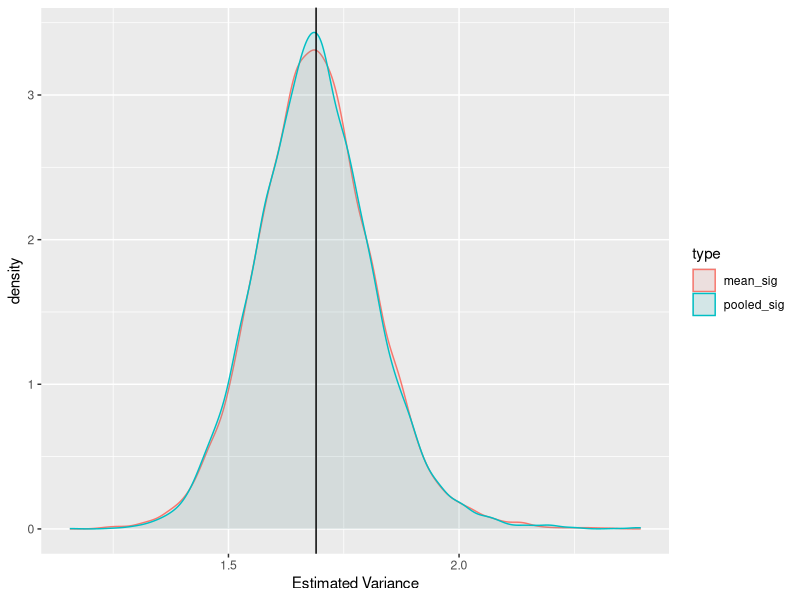
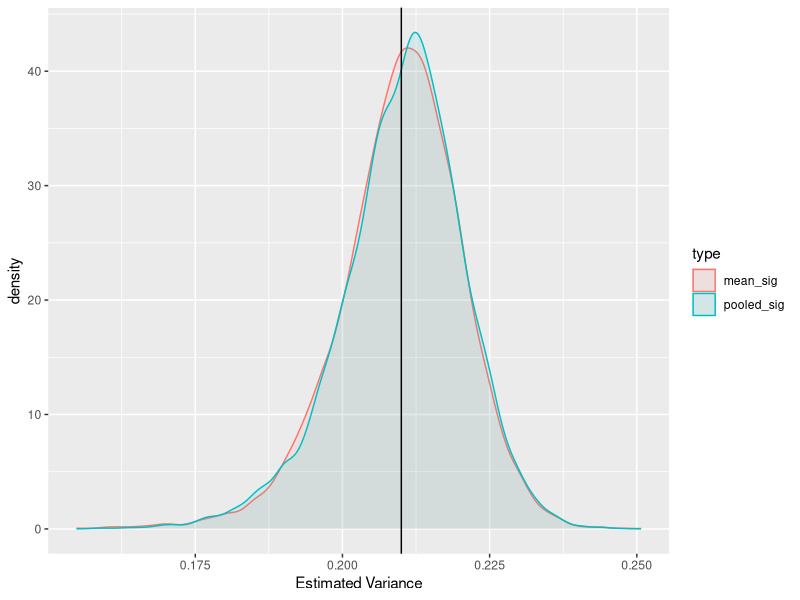
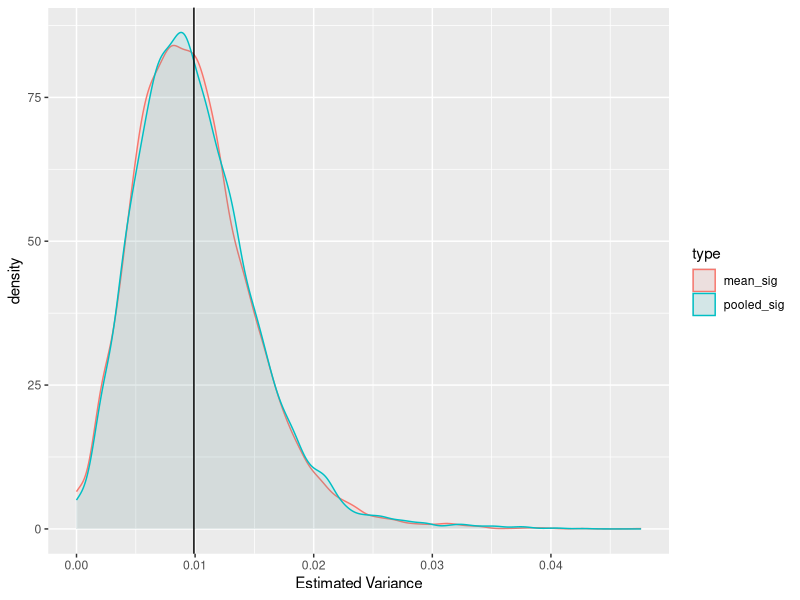
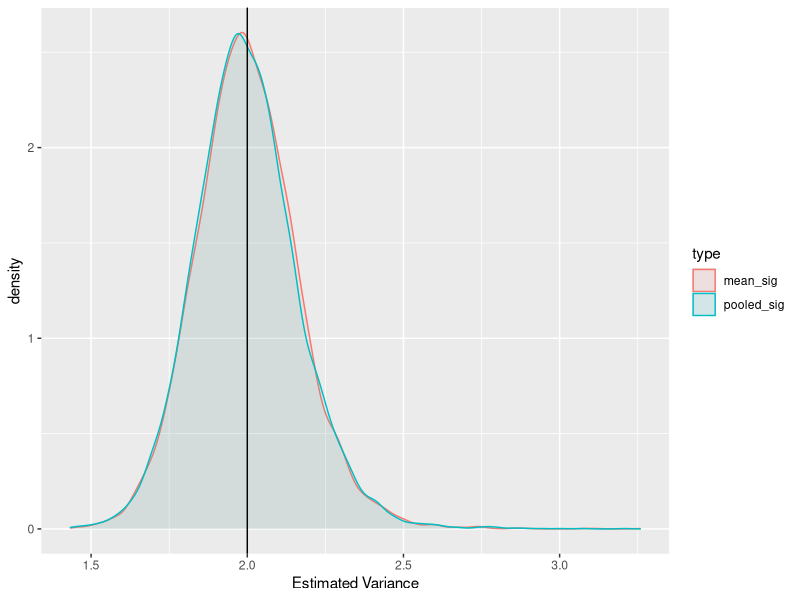
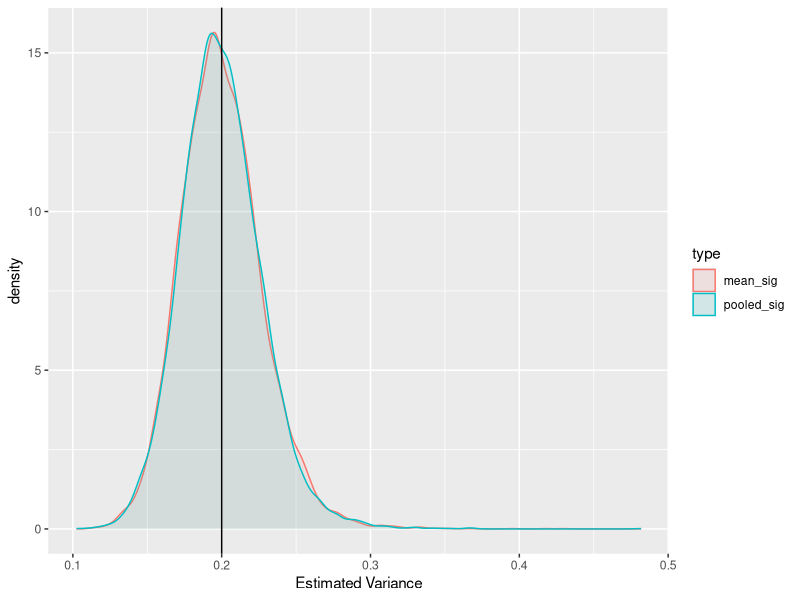

Recreate these plots in R, in order.
rm(list=ls())
set.seed(123)
library(ggplot2)

run_simulation <- function(rdist, N_max=100, ...){
    sample_sizes <- sample(4:N_max, 10, replace=T)
    samples_collected <- sapply(sample_sizes, rdist, ...)
    sample_means <- sapply(samples_collected, mean)
    sample_variances <- sapply(samples_collected, var)
    
    sig_mean <- mean(sample_variances)
    
    # pooling variances
    sig_pool <- (sum((sample_sizes - 1) * sample_variances) / 
                     sum(sample_sizes -1))
    c(sig_mean, sig_pool)
}


run_full_sim <- function(M, xint, rdist, N_max=100, ...){
    estimates <- data.frame(est=c(sapply(1:M, function(x) 
        run_simulation(rdist, N_max, ...))))
    estimates$type <- c(rep("mean_sig", M), rep("pooled_sig", M))
    
    ggplot(estimates, aes(est, fill = type, colour = type)) +
        geom_density(alpha = 0.1) + geom_vline(xintercept=xint) +
        xlab("Estimated Variance")
}

# sample size for alll simulations
M <- 10000

# normal distribution simulation
mu <- 3.2
sigma <- 1.3

# simulation
run_full_sim(M, sigma**2, rnorm, mean=mu, sd=sigma)

# binomial parameters
p <- .3
run_full_sim(M, p*(1-p), rbinom, size=1, prob=p)

# small binomial parameters
p_small <- .01
run_full_sim(M, p_small*(1-p_small), rbinom, size=1, prob=p_small)

# poisson sim
lambda <- 2
run_full_sim(M, lambda, rpois, lambda=lambda)

# small
lambda_small <- .2
run_full_sim(M, lambda_small, rpois, lambda=lambda_small)
